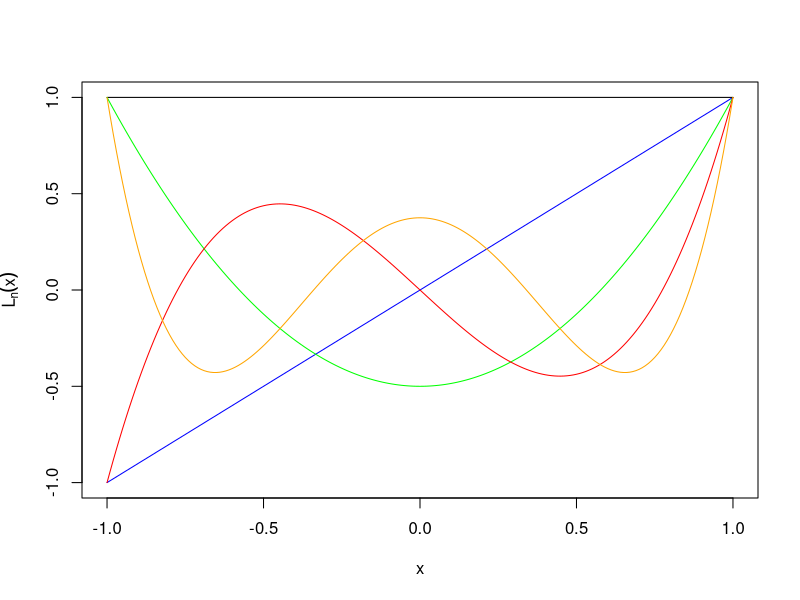
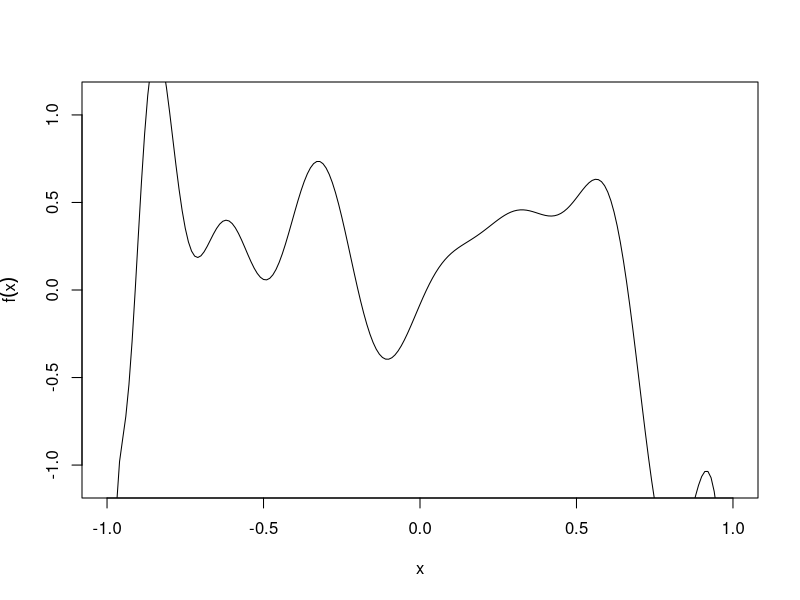

These figures' R source, in order: (Note: this script raises an error after producing the figures.)
# Legendre polynomials
Legendre=function(x,n){
	val=0
	for(i in 0:n){
		val=val+((x^i)*choose(n,i)*choose((n+i-1)/2,n))
	}
	return((2^n)*val)
}

x<-seq(-1,1,0.01)
plot(x,Legendre(x,1),type="l",ylab=expression(L[n](x)),col="blue")
lines(x,Legendre(x,0),type="l",col="black")
lines(x,Legendre(x,2),type="l",col="green")
lines(x,Legendre(x,3),type="l",col="red")
lines(x,Legendre(x,4),type="l",col="orange")


# creates random polynomial target functions
rLegfunc=function(x,n){
	val=0
	vec=runif(n,-1,1)
	for(i in 1:n){
		val=val+(Legendre(x,i)*vec[i])
	}
	return(val)
}

x<-seq(-1,1,0.01)
plot(x,1.1*x,type="n",ylab=expression(f(x)))
lines(x,rLegfunc(x,20),type="l")
lines(x,rPolyfunc(x,20),type="l")
lines(x,rLegfunc(x,3),col="blue")
lines(x,rLegfunc(x,4),col="red")
lines(x,rLegfunc(x,5),col="green")

rPolyfunc=function(x,n){
  val=0
  vec=runif(n,-1,1)
  for(i in 1:n){
    val=val+(x^i*vec[i])
  }
  return(val)
}

x<-seq(-1,1,0.01)
plot(x,1.5*x,type="n",ylab=expression(f(x)))
lines(x,rPolyfunc(x,2),type="l")
lines(x,rPolyfunc(x,3),col="blue")
lines(x,rPolyfunc(x,4),col="red")
lines(x,rPolyfunc(x,5),col="green")
